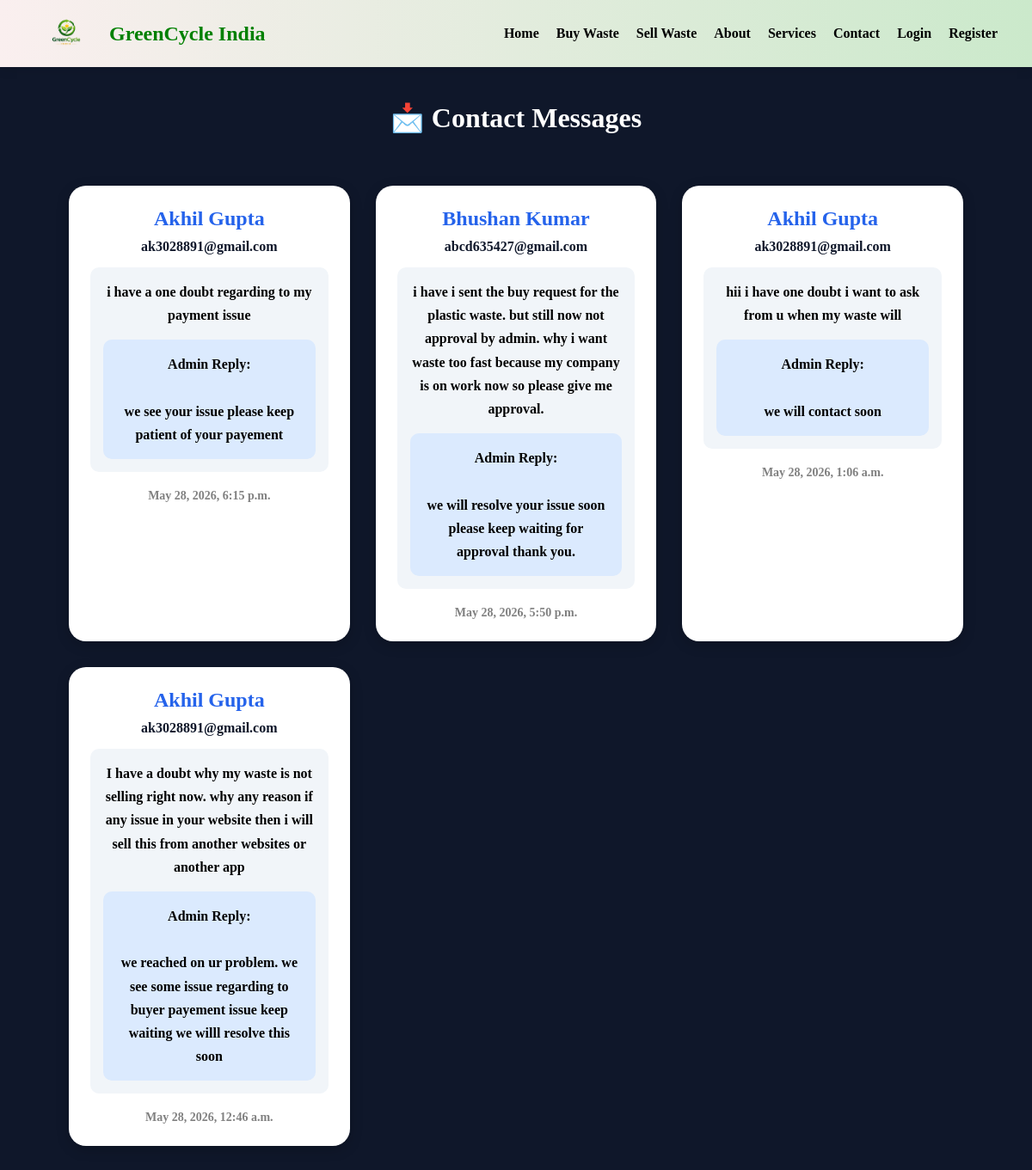
Page /contact-messages/ on the committed database.
### main/models.py (models this page shows, shortened)
class Contact(models.Model):
    name = models.CharField(max_length=100)
    email = models.EmailField()
    message = models.TextField()
    user_id = models.IntegerField(default=0)
    buyer_id = models.IntegerField(default=0)
    admin_reply = models.TextField(default='No Reply Yet')
    created_at = models.DateTimeField(auto_now_add=True)

### main/views.py (the view)
# urls.py: path( 'contact-messages/', views.contact_messages, name='contact_messages' ),
def contact_messages(request):
    messages = Contact.objects.all().order_by('-id')
    return render(
        request,
        'contact_messages.html',
        {
            'messages': messages
        }
    )

### main/context_processors.py (called while the page is built, shortened)
def seller_notification_count(request):
    return {
        'pending_requests_count': 0
    }

### main/views.py (called while the page is built)
def seller_notification_count(request):
    seller_count = 0
    buyer_count = 0
    if request.session.get('user_id'):
        seller_id = request.session.get('user_id')
        seller_count = BuyRequest.objects.filter(
            waste__seller_id=seller_id,
            status='Pending'
        ).count()
    if request.session.get('buyer_id'):
        buyer_name = request.session.get('buyer_name')
        buyer_count = Notification.objects.filter(
            buyer_id=request.session.get('buyer_id'),
            is_read=False
        ).count()
    return {
        'pending_requests_count': seller_count,
        'buyer_notification_count': buyer_count
    }

### templates/contact_messages.html (shortened to what this page needs)
{% load static %}
<link rel="stylesheet" href="{% static 'css/style.css' %}">
{% include 'navbar.html' %}
<div class="container">
    <h1 class="heading">
        📩 Contact Messages
    </h1>
    {% if messages %}
    <div class="cards">
        {% for msg in messages %}
        <div class="card">
            <h2>
                {{ msg.name }}
            </h2>
            <p class="email">
                {{ msg.email }}
            </p>
            <div class="message">
                {{ msg.message }}
<div style="
background:#dbeafe;
padding:15px;
border-radius:10px;
margin-top:15px;
">
<b>
Admin Reply:
</b>
<br><br>
{{ msg.admin_reply }}
</div>
            </div>
            <p class="date">
                {{ msg.created_at }}
            </p>
        </div>
        {% endfor %}
    </div>
    {% else %}
    <div class="empty">
        No Messages Found
    </div>
    {% endif %}
</div>

### static/css/style.css (style rules this page uses)
* { margin:0; padding:0; box-sizing:border-box; }
.cards { display:grid; grid-template-columns:repeat(4,1fr); gap:20px; padding:40px; }
.card { background:white; padding:30px; text-align:center; border-radius:12px; box-shadow:0 2px 8px rgba(0,0,0,0.1); font-weight:bold; }
.cards { grid-template-columns:1fr; padding:20px; }
.cards { display:grid; grid-template-columns:repeat(auto-fit, minmax(240px,1fr)); gap:25px; }
.card { background:white; border-radius:14px; overflow:hidden; box-shadow:0 4px 12px rgba(0,0,0,0.08); text-align:center; transition:0.3s; }

### templates/contact_messages.html (style rules this page uses)
.container { width:90%; max-width:1200px; margin:40px auto; }
.heading { color:white; text-align:center; margin-bottom:40px; }
.cards { display:grid; grid-template-columns: repeat(auto-fit,minmax(320px,1fr)); gap:30px; }
.card { background:white; border-radius:20px; padding:25px; box-shadow:0 4px 15px rgba(0,0,0,0.2); }
.card h2 { color:#2563eb; margin-bottom:10px; }
.email { color:#0f172a; margin-bottom:15px; font-weight:bold; }
.message { background:#f1f5f9; padding:15px; border-radius:10px; line-height:1.7; margin-bottom:20px; }
.date { color:gray; font-size:14px; }

### rows in the picture
Contact: name "Akhil Gupta", email "ak3028891@gmail.com", message "i have a one doubt regarding to my payment issue", admin_reply "we see your issue please keep patient of your payement", created_at "May 28, 2026, 6:15 p.m."
Contact: name "Bhushan Kumar", email "abcd635427@gmail.com", message "i have i sent the buy request for the plastic waste. but still now not approval by admin. why i want waste too fast because my company is on work now so please give me approval.", admin_reply "we will resolve your issue soon please keep waiting for approval thank you.", created_at "May 28, 2026, 5:50 p.m."
Contact: name "Akhil Gupta", email "ak3028891@gmail.com", message "hii i have one doubt i want to ask from u when my waste will", admin_reply "we will contact soon", created_at "May 28, 2026, 1:06 a.m."
Contact: name "Akhil Gupta", email "ak3028891@gmail.com", message "I have a doubt why my waste is not selling right now. why any reason if any issue in your website then i will sell this from another websites or another app", admin_reply "we reached on ur problem. we see some issue regarding to buyer payement issue keep waiting we willl resolve this soon", created_at "May 28, 2026, 12:46 a.m."
